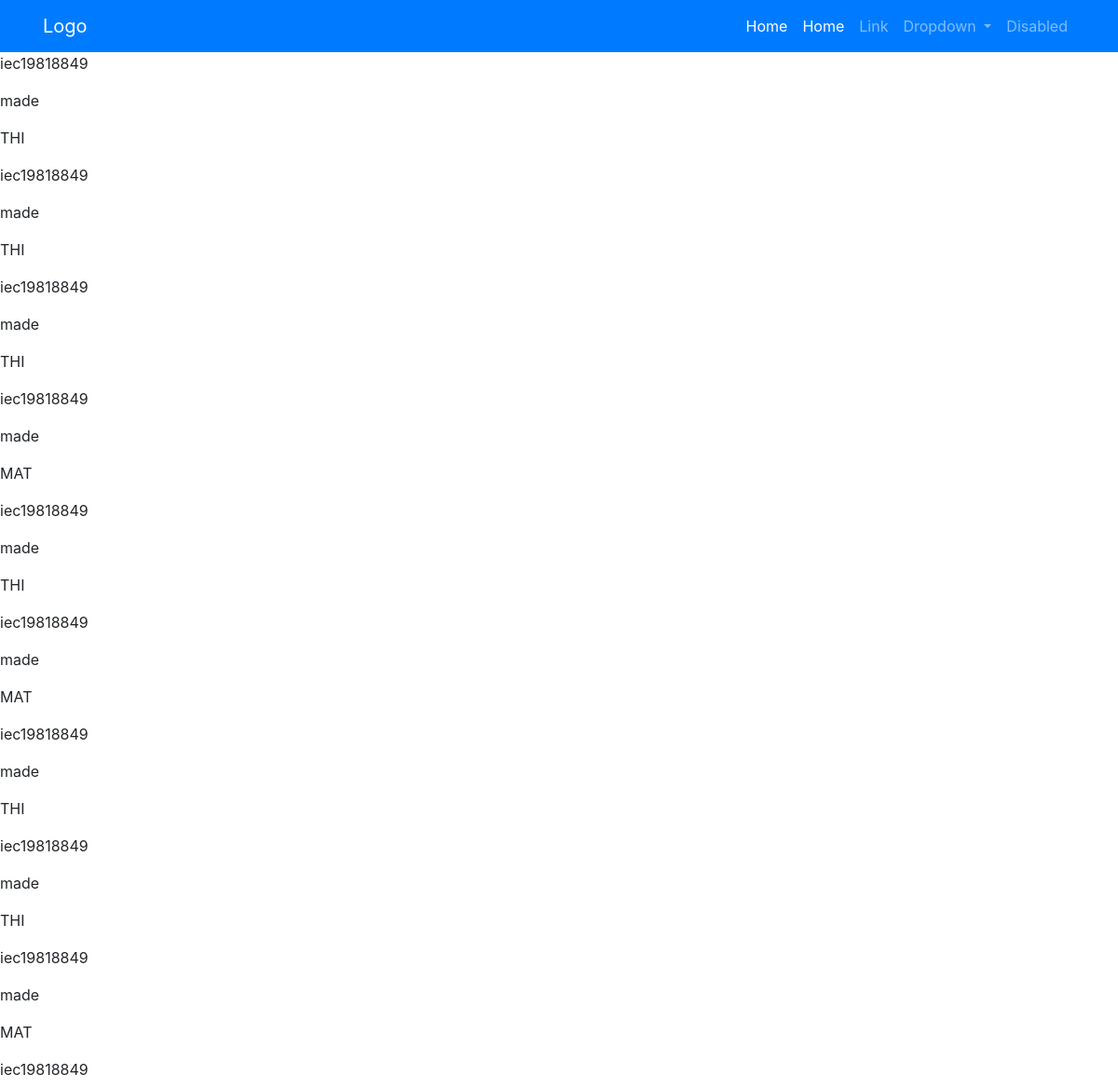
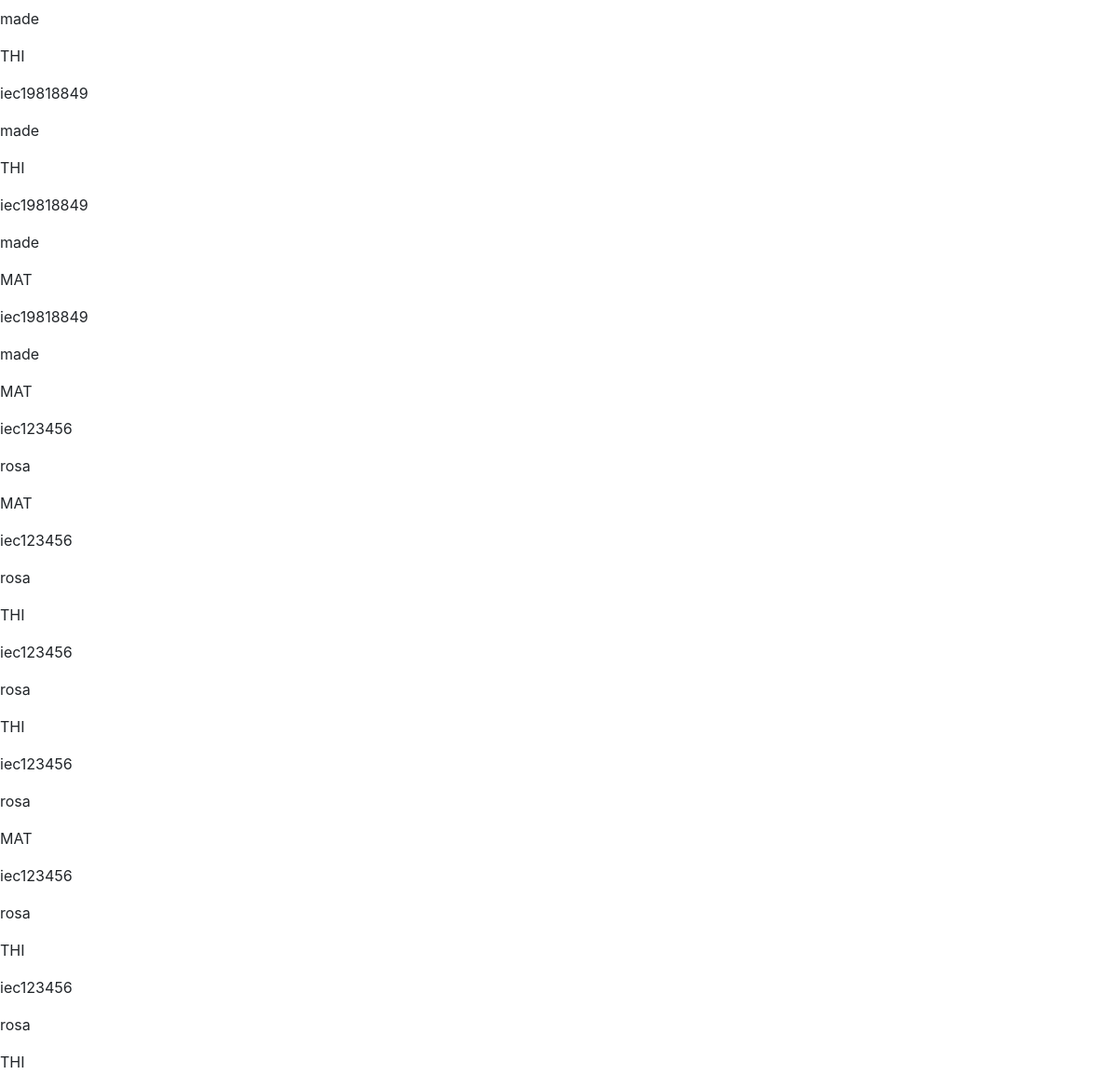
The app's page /listcourses/ with its own data (2 pictures, top to bottom).
### core/models.py (models this page shows, shortened)
class Student_inscription(models.Model):
    seccion = models.ForeignKey(Course, models.PROTECT)
    student_exp = models.CharField(max_length=30)
    student_name = models.CharField(max_length=30)

### core/views.py (the view)
# urls.py: path('listcourses/',views.ListCourses.as_view(),name = 'listcourses'),
class ListCourses(ListView):
    model = Student_inscription
    template_name = 'student/student_inscription_list.html'

### templates/student/student_inscription_list.html
{% extends 'Base.html' %}
{% block content %}
{% for item in object_list %}
    <p>{{ item.student_exp }}</p>
    <p>{{ item.student_name }}</p>
    <p>{{ item.seccion_id }}</p>
{% endfor %}
{% endblock %}

### records on screen
Student_inscription: student_exp "iec19818849", student_name "made", seccion_id "THI"
Student_inscription: student_exp "iec19818849", student_name "made", seccion_id "THI"
Student_inscription: student_exp "iec19818849", student_name "made", seccion_id "THI"
Student_inscription: student_exp "iec19818849", student_name "made", seccion_id "MAT"
Student_inscription: student_exp "iec19818849", student_name "made", seccion_id "THI"
Student_inscription: student_exp "iec19818849", student_name "made", seccion_id "MAT"
Student_inscription: student_exp "iec19818849", student_name "made", seccion_id "THI"
Student_inscription: student_exp "iec19818849", student_name "made", seccion_id "THI"
Student_inscription: student_exp "iec19818849", student_name "made", seccion_id "MAT"
Student_inscription: student_exp "iec19818849", student_name "made", seccion_id "THI"
Student_inscription: student_exp "iec19818849", student_name "made", seccion_id "THI"
Student_inscription: student_exp "iec19818849", student_name "made", seccion_id "MAT"
Student_inscription: student_exp "iec19818849", student_name "made", seccion_id "MAT"
Student_inscription: student_exp "iec123456", student_name "rosa", seccion_id "MAT"
Student_inscription: student_exp "iec123456", student_name "rosa", seccion_id "THI"
Student_inscription: student_exp "iec123456", student_name "rosa", seccion_id "THI"
Student_inscription: student_exp "iec123456", student_name "rosa", seccion_id "MAT"
Student_inscription: student_exp "iec123456", student_name "rosa", seccion_id "THI"
Student_inscription: student_exp "iec123456", student_name "rosa", seccion_id "THI"
